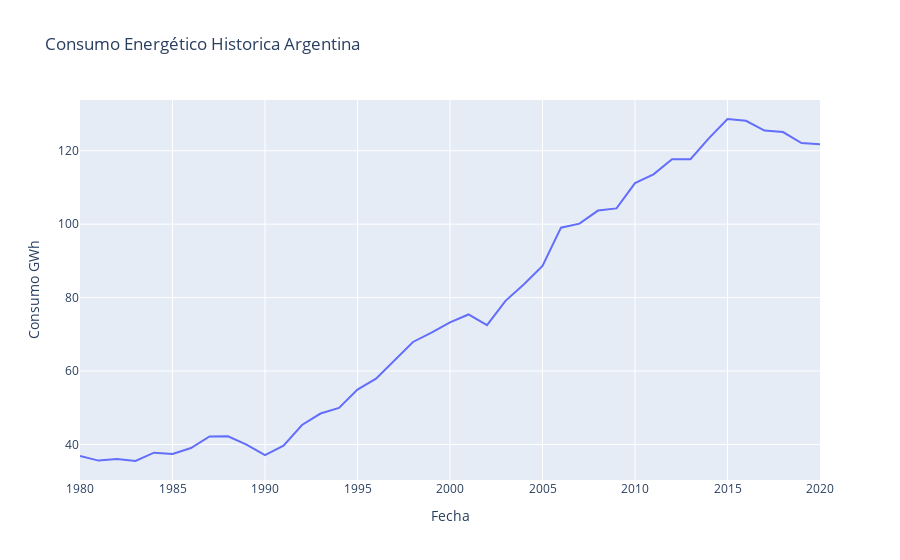

Notebook code for this chart:
### Code cell
fig2 = px.line(df_gen_vs_con, x='Fecha', y='Consumo GWh', title='Consumo Energético Historica Argentina')
fig2.show()

### Figure 1 — Plotly figure (JSON) as saved in the notebook; plotly's stock layout.template omitted (floating-point values rounded to 4 significant figures)
{"data": [{"hovertemplate": "Fecha=%{x}<br>Consumo GWh=%{y}<extra></extra>", "legendgroup": "", "line": {"color": "#636efa", "dash": "solid"}, "marker": {"symbol": "circle"}, "mode": "lines", "name": "", "orientation": "v", "showlegend": false, "type": "scatter", "x": [2020, 2019, 2018, 2017, 2016, 2015, 2014, 2013, 2012, 2011, 2010, 2009, 2008, 2007, 2006, 2005, 2004, 2003, 2002, 2001, 2000, 1999, 1998, 1997, 1996, 1995, 1994, 1993, 1992, 1991, 1990, 1989, 1988, 1987, 1986, 1985, 1984, 1983, 1982, 1981, 1980], "xaxis": "x", "y": [121.8, 122.1, 125.1, 125.5, 128.2, 128.7, 123.4, 117.7, 117.7, 113.6, 111.2, 104.3, 103.7, 100.2, 99.05, 88.6, 83.65, 79.11, 72.47, 75.4, 73.23, 70.43, 67.91, 62.78, 57.93, 54.94, 49.93, 48.41, 45.29, 39.66, 37.11, 39.92, 42.22, 42.15, 39.01, 37.37, 37.74, 35.48, 36, 35.59, 36.85], "yaxis": "y"}], "layout": {"legend": {"tracegroupgap": 0}, "title": {"text": "Consumo Energético Historica Argentina"}, "xaxis": {"anchor": "y", "domain": [0, 1], "title": {"text": "Fecha"}}, "yaxis": {"anchor": "x", "domain": [0, 1], "title": {"text": "Consumo GWh"}}}}
